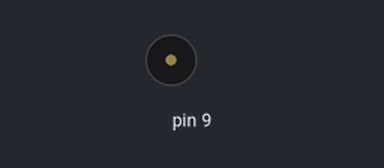
A sketch run on a simulated Arduino Uno, built with avr-gcc and run on an emulated ATmega328P. On the bench: buzzer (waves = sounding).

Above: at 0.95 s.
At 2.65 s:
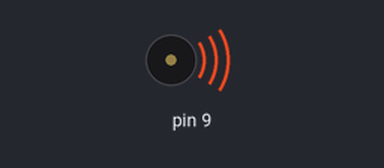
Timing chart, 0 to 3.0 s (numbered marks = the images above):
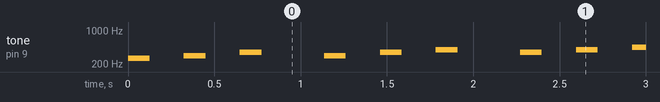

The sketch:

beeper_test.ino
```cpp
#include "pitches.h"

/* Star Wars
int melody[] = {
  NOTE_D4, NOTE_D4, NOTE_D4,
  NOTE_G4, NOTE_D5,
  NOTE_C5, NOTE_B4, NOTE_A4, NOTE_G5, NOTE_D5,
  NOTE_C5, NOTE_B4, NOTE_A4, NOTE_G5, NOTE_D5,
  NOTE_C5, NOTE_B4, NOTE_C5, NOTE_A4, NOTE_D4, NOTE_D4,
  NOTE_G4, NOTE_D5,
  NOTE_C5, NOTE_B4, NOTE_A4, NOTE_G5, NOTE_D5,
  NOTE_C5, NOTE_B4, NOTE_A4, NOTE_G5, NOTE_D5,
  NOTE_C5, NOTE_B4, NOTE_C5, NOTE_A4, NOTE_D4, NOTE_D4,
  NOTE_E4, NOTE_E4, NOTE_C5, NOTE_B4, NOTE_A4, NOTE_G4,
  NOTE_G4, NOTE_A4, NOTE_B4, NOTE_A4, NOTE_E4, NOTE_FS4, NOTE_D4, NOTE_D4,
  NOTE_E4, NOTE_E4, NOTE_C5, NOTE_B4, NOTE_A4, NOTE_G4,
  NOTE_D5, NOTE_A4, NOTE_A4, NOTE_D4, NOTE_D4,
  NOTE_E4, NOTE_E4, NOTE_C5, NOTE_B4, NOTE_A4, NOTE_G4};

// note durations: 4 = quarter note, 8 = eighth note, etc.:
int noteDurations[] = {
  4*3, 4*3, 4*3,
  2, 2,
  4*3, 4*3, 4*3, 2, 4,
  4*3, 4*3, 4*3, 2, 4,
  4*3, 4*3, 4*3, 2, (4*3)*2, 4*3,
  2, 2,
  4*3, 4*3, 4*3, 2, 4,
  4*3, 4*3, 4*3, 2, 4,
  4*3, 4*3, 4*3, 2, (4*3)*2, 4*3,
  8*3, 8, 8, 8, 8, 8,
  4*3, 4*3, 4*3, (4*3)*2, 4*3, 4, (4*3)*2, 4*3,
  8*3, 8, 8, 8, 8, 8,
  16*3, 16, 2, (4*3)*2, 4*3,
  8*3, 8, 8, 8, 8, 8};
  */

  /* ZELDAS LULLUBYE
  int melody[] = {  //zelda's lulluby//Define the melody as being the notes following using those defined in pitches.h
NOTE_E4, NOTE_G4, NOTE_D4, NOTE_C4, NOTE_D4,
NOTE_E4, NOTE_G4, NOTE_D4,   0,     NOTE_E4,
NOTE_G4, NOTE_D5, NOTE_C5, NOTE_G4, NOTE_F4,
NOTE_E4, NOTE_D4,    0,    NOTE_E4, NOTE_G4,
NOTE_D4, NOTE_C4, NOTE_D4, NOTE_E4, NOTE_G4,
NOTE_D4,    0,    NOTE_E4, NOTE_G4, NOTE_D5,
NOTE_C5, NOTE_G4};

int noteDurations[] = {                                               //Define the note durations, 1 to 1 with melody    1 = 8 beats
  2,4,2,8,8,                                                          //                                                 2 = 4 beats (whole note)
  2,4,2,4,2,                                                          //                                                 4 = 2 beats (half note)
  4,2,4,2,8,                                                          //                                                 8 = 1 beats (quarter note)
  8,2,4,2,4,
  2,8,8,2,4,
  2,4,2,4,2,
  4,2 };
  */


 /* //Mario main theme melody
int melody[] = {
  NOTE_E7, NOTE_E7, 0, NOTE_E7,
  0, NOTE_C7, NOTE_E7, 0,
  NOTE_G7, 0, 0,  0,
  NOTE_G6, 0, 0, 0,

  NOTE_C7, 0, 0, NOTE_G6,
  0, 0, NOTE_E6, 0,
  0, NOTE_A6, 0, NOTE_B6,
  0, NOTE_AS6, NOTE_A6, 0,

  NOTE_G6, NOTE_E7, NOTE_G7,
  NOTE_A7, 0, NOTE_F7, NOTE_G7,
  0, NOTE_E7, 0,NOTE_C7,
  NOTE_D7, NOTE_B6, 0, 0,

  NOTE_C7, 0, 0, NOTE_G6,
  0, 0, NOTE_E6, 0,
  0, NOTE_A6, 0, NOTE_B6,
  0, NOTE_AS6, NOTE_A6, 0,

  NOTE_G6, NOTE_E7, NOTE_G7,
  NOTE_A7, 0, NOTE_F7, NOTE_G7,
  0, NOTE_E7, 0,NOTE_C7,
  NOTE_D7, NOTE_B6, 0, 0
};
//Mario main them tempo
int noteDurations[] = {
  12, 12, 12, 12,
  12, 12, 12, 12,
  12, 12, 12, 12,
  12, 12, 12, 12,

  12, 12, 12, 12,
  12, 12, 12, 12,
  12, 12, 12, 12,
  12, 12, 12, 12,

  9, 9, 9,
  12, 12, 12, 12,
  12, 12, 12, 12,
  12, 12, 12, 12,

  12, 12, 12, 12,
  12, 12, 12, 12,
  12, 12, 12, 12,
  12, 12, 12, 12,

  9, 9, 9,
  12, 12, 12, 12,
  12, 12, 12, 12,
  12, 12, 12, 12,
};
*/

int melody[] = { NOTE_C4,0,NOTE_D4,0,NOTE_F4,0,
                 NOTE_D4,0,NOTE_F4,0,NOTE_G4,0,
                 NOTE_F4,0,NOTE_G4,0, NOTE_A4,0,
                 NOTE_G4,0,NOTE_A4,0, NOTE_B4,0,
                 NOTE_A4,0,NOTE_B4,0, NOTE_C5,0};

// note durations: 4 = quarter note, 8 = eighth note, etc.:
int noteDurations[] = { 8,8,8,8,8,4,
                        8,8,8,8,8,4,
                        8,8,8,8,8,4,
                        8,8,8,8,8,4,
                        8,8,8,8,8,4};

/* //Underworld melody
int melody[] = {
  NOTE_C4, NOTE_C5, NOTE_A3, NOTE_A4,
  NOTE_AS3, NOTE_AS4, 0,
  0,
  NOTE_C4, NOTE_C5, NOTE_A3, NOTE_A4,
  NOTE_AS3, NOTE_AS4, 0,
  0,
  NOTE_F3, NOTE_F4, NOTE_D3, NOTE_D4,
  NOTE_DS3, NOTE_DS4, 0,
  0,
  NOTE_F3, NOTE_F4, NOTE_D3, NOTE_D4,
  NOTE_DS3, NOTE_DS4, 0,
  0, NOTE_DS4, NOTE_CS4, NOTE_D4,
  NOTE_CS4, NOTE_DS4,
  NOTE_DS4, NOTE_GS3,
  NOTE_G3, NOTE_CS4,
  NOTE_C4, NOTE_FS4,NOTE_F4, NOTE_E3, NOTE_AS4, NOTE_A4,
  NOTE_GS4, NOTE_DS4, NOTE_B3,
  NOTE_AS3, NOTE_A3, NOTE_GS3,
  0, 0, 0
};
//Underwolrd tempo
int noteDurations[] = {
  12, 12, 12, 12,
  12, 12, 6,
  3,
  12, 12, 12, 12,
  12, 12, 6,
  3,
  12, 12, 12, 12,
  12, 12, 6,
  3,
  12, 12, 12, 12,
  12, 12, 6,
  6, 18, 18, 18,
  6, 6,
  6, 6,
  6, 6,
  18, 18, 18,18, 18, 18,
  10, 10, 10,
  10, 10, 10,
  3, 3, 3
};
*/

void setup() {

}

void loop() {
  // no need to repeat the melody.
   // iterate over the notes of the melody:
  for (int thisNote = 0; thisNote < sizeof(noteDurations) / sizeof(int); thisNote++) {

    // to calculate the note duration, take one second
    // divided by the note type.
    //e.g. quarter note = 1000 / 4, eighth note = 1000/8, etc.
    int noteDuration = 1000/noteDurations[thisNote];
    tone(9, melody[thisNote],noteDuration);

    // to distinguish the notes, set a minimum time between them.
    // the note's duration + 30% seems to work well:
    int pauseBetweenNotes = noteDuration * 1.30;
    delay(pauseBetweenNotes);
    // stop the tone playing:
    noTone(9);
  }

  //delay(5000);
}
```

MelodyUtils.cpp
```cpp
/*
 melodyUtils.cpp

 Ornaments and articulations for beautiful Arduino melodies.

 created 21 Apr 2013
 by Dave Tucker

*/

#include "MelodyUtils.h"

#include "Arduino.h"
#include "pitches.h"

MelodyUtils::MelodyUtils(int pin)
{
  _pin = pin;
}

void MelodyUtils::Glis(int note1, int note2, int rate)
{
  // Glissando = Slide
  // Slides up or down from note1 to note2
  // rate = 0 is fast and can be increased to slow the effect down
  if (note1 < note2)
  {
    //Slide up
    int i = note1;
    while (i < note2)
    {
      tone(_pin, i);
      delay(rate);
      i++;
    }
  }
  else
  {
    //Slide down
    int i = note1;
    while (i > note2)
    {
      tone(_pin,i);
      delay(rate);
      i--;
    }
  }
  noTone(_pin);
}


void MelodyUtils::Trem(int note, int length, int rate)
{
  // Tremolo = Fast repetition of a note
  // note = the note (from pitches.h)
  // length = duration of the effect in msec
  // rate = number of repetitions

  int note_duration = length/rate;
  int pauseBetweenNotes = rate * (1 + rate/length);

  for (int i = 0; i <= rate; i++)
  {
    tone(_pin, note, note_duration);
    delay(pauseBetweenNotes);
    noTone(_pin);
  }
}
```

MelodyUtils.h
```cpp
/*
 melodyUtils.h

 Ornaments and articulations for beautiful Arduino melodies.

 created 21 Apr 2013
 by Dave Tucker
*/

#ifndef MELODY_UTILS_H
#define MELODY_UTILS_H

#include "Arduino.h"

class MelodyUtils
{
public:
	MelodyUtils(int pin);
	void Glis(int note1, int note2, int rate);
	void Trem(int note, int length, int rate);
private:
	int _pin;
};
#endif
```

pitches.h
```cpp
/*************************************************
 * Public Constants
 *************************************************/

#define NOTE_B0  31
#define NOTE_C1  33
#define NOTE_CS1 35
#define NOTE_D1  37
#define NOTE_DS1 39
#define NOTE_E1  41
#define NOTE_F1  44
#define NOTE_FS1 46
#define NOTE_G1  49
#define NOTE_GS1 52
#define NOTE_A1  55
#define NOTE_AS1 58
#define NOTE_B1  62
#define NOTE_C2  65
#define NOTE_CS2 69
#define NOTE_D2  73
#define NOTE_DS2 78
#define NOTE_E2  82
#define NOTE_F2  87
#define NOTE_FS2 93
#define NOTE_G2  98
#define NOTE_GS2 104
#define NOTE_A2  110
#define NOTE_AS2 117
#define NOTE_B2  123
#define NOTE_C3  131
#define NOTE_CS3 139
#define NOTE_D3  147
#define NOTE_DS3 156
#define NOTE_E3  165
#define NOTE_F3  175
#define NOTE_FS3 185
#define NOTE_G3  196
#define NOTE_GS3 208
#define NOTE_A3  220
#define NOTE_AS3 233
#define NOTE_B3  247
#define NOTE_C4  262
#define NOTE_CS4 277
#define NOTE_D4  294
#define NOTE_DS4 311
#define NOTE_E4  330
#define NOTE_F4  349
#define NOTE_FS4 370
#define NOTE_G4  392
#define NOTE_GS4 415
#define NOTE_A4  440
#define NOTE_AS4 466
#define NOTE_B4  494
#define NOTE_C5  523
#define NOTE_CS5 554
#define NOTE_D5  587
#define NOTE_DS5 622
#define NOTE_E5  659
#define NOTE_F5  698
#define NOTE_FS5 740
#define NOTE_G5  784
#define NOTE_GS5 831
#define NOTE_A5  880
#define NOTE_AS5 932
#define NOTE_B5  988
#define NOTE_C6  1047
#define NOTE_CS6 1109
#define NOTE_D6  1175
#define NOTE_DS6 1245
#define NOTE_E6  1319
#define NOTE_F6  1397
#define NOTE_FS6 1480
#define NOTE_G6  1568
#define NOTE_GS6 1661
#define NOTE_A6  1760
#define NOTE_AS6 1865
#define NOTE_B6  1976
#define NOTE_C7  2093
#define NOTE_CS7 2217
#define NOTE_D7  2349
#define NOTE_DS7 2489
#define NOTE_E7  2637
#define NOTE_F7  2794
#define NOTE_FS7 2960
#define NOTE_G7  3136
#define NOTE_GS7 3322
#define NOTE_A7  3520
#define NOTE_AS7 3729
#define NOTE_B7  3951
#define NOTE_C8  4186
#define NOTE_CS8 4435
#define NOTE_D8  4699
#define NOTE_DS8 4978
```

Measured:
- by itself, tone on pin 9: plays 262 Hz for 0.13 s, 294 Hz for 0.13 s, 349 Hz for 0.13 s, 294 Hz for 0.13 s, 349 Hz for 0.13 s, 392 Hz for 0.13 s … (344 notes in this stretch)
